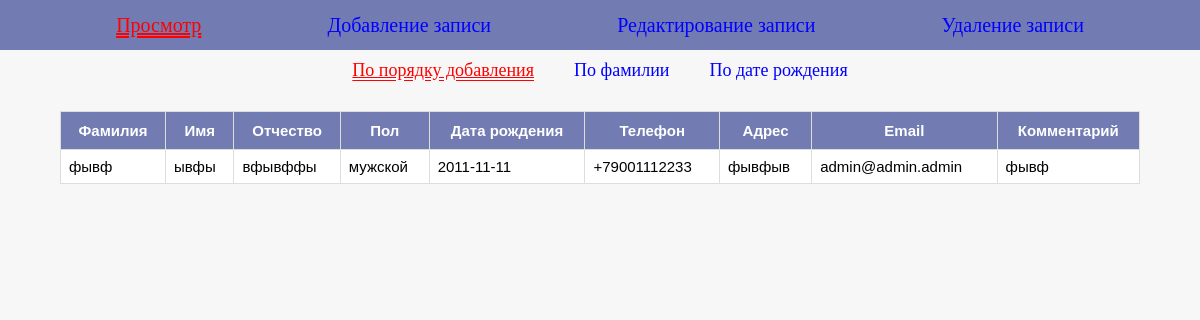
The page / on the database its author committed.
### tables this page shows
CREATE TABLE `contacts` (
  `id` int NOT NULL,
  `surname` varchar(255) NOT NULL,
  `name` varchar(255) NOT NULL,
  `patronymic` text,
  `gender` text,
  `date_of_birth` date DEFAULT NULL,
  `phone` text,
  `address` text,
  `email` text,
  `comment` text,
  `created_at` datetime DEFAULT CURRENT_TIMESTAMP
);

### viewer.php (the view, shortened to what this page needs)
<?php
function displayContacts($sort_type = 'default', $page = 1) {
    global $pdo;
    $records_per_page = 10;
    $offset = ($page - 1) * $records_per_page;
    $order_by = '';
    switch ($sort_type) {
        default:
            $order_by = 'ORDER BY created_at ASC';
            break;
    }
    $count_stmt = $pdo->query("SELECT COUNT(*) FROM contacts");
    $total_records = $count_stmt->fetchColumn();
    $total_pages = ceil($total_records / $records_per_page);
    $stmt = $pdo->prepare("SELECT * FROM contacts $order_by LIMIT :limit OFFSET :offset");
    $stmt->bindValue(':limit', $records_per_page, PDO::PARAM_INT);
    $stmt->bindValue(':offset', $offset, PDO::PARAM_INT);
    $stmt->execute();
    $contacts = $stmt->fetchAll(PDO::FETCH_ASSOC);
    $html = '<table>';
    $html .= '<tr>';
    $html .= '<th>Фамилия</th>';
    $html .= '<th>Имя</th>';
    $html .= '<th>Отчество</th>';
    $html .= '<th>Пол</th>';
    $html .= '<th>Дата рождения</th>';
    $html .= '<th>Телефон</th>';
    $html .= '<th>Адрес</th>';
    $html .= '<th>Email</th>';
    $html .= '<th>Комментарий</th>';
    $html .= '</tr>';
    if (empty($contacts)) {
        $html .= '<tr><td colspan="9" style="text-align: center;">Нет записей в базе данных</td></tr>';
    } else {
        foreach ($contacts as $contact) {
            $html .= '<tr>';
            $html .= '<td>' . htmlspecialchars($contact['surname']) . '</td>';
            $html .= '<td>' . htmlspecialchars($contact['name']) . '</td>';
            $html .= '<td>' . htmlspecialchars($contact['patronymic'] ?? '') . '</td>';
            $html .= '<td>' . htmlspecialchars($contact['gender'] ?? '') . '</td>';
            $html .= '<td>' . htmlspecialchars($contact['date_of_birth'] ?? '') . '</td>';
            $html .= '<td>' . htmlspecialchars($contact['phone'] ?? '') . '</td>';
            $html .= '<td>' . htmlspecialchars($contact['address'] ?? '') . '</td>';
            $html .= '<td>' . htmlspecialchars($contact['email'] ?? '') . '</td>';
            $html .= '<td>' . htmlspecialchars($contact['comment'] ?? '') . '</td>';
            $html .= '</tr>';
        }
    }
    $html .= '</table>';
    return $html;
}
?>

### index.php (shortened to what this page needs)
<?php
require_once 'config.php';
require_once 'menu.php';
$page = isset($_GET['page']) ? $_GET['page'] : 'view';
$sort = isset($_GET['sort']) ? $_GET['sort'] : 'default';
$pagination_page = isset($_GET['p']) ? (int)$_GET['p'] : 1;
?>
<!DOCTYPE html>
<html lang="ru">
<head>
    <link rel="stylesheet" href="style.css">
</head>
<body>
    <main>
        <?php echo generateMenu(); ?>
        <div style="margin-top: 20px;">
            <?php
            switch ($page) {
                case 'view':
                    require_once 'viewer.php';
                    echo displayContacts($sort, $pagination_page);
                    break;
            }
            ?>
        </div>
    </main>
</body>
</html>

### menu.php
<?php
function generateMenu() {
    $current_page = isset($_GET['page']) ? $_GET['page'] : 'view';
    $sort = isset($_GET['sort']) ? $_GET['sort'] : 'default';
    $menu_items = [
        'view' => 'Просмотр',
        'add' => 'Добавление записи',
        'edit' => 'Редактирование записи',
        'delete' => 'Удаление записи'
    ];
    $html = '<header>';
    foreach ($menu_items as $key => $label) {
        $class = ($current_page == $key) ? 'select' : '';
        $color = ($current_page == $key) ? 'color: red;' : 'color: blue;';
        $url = 'index.php?page=' . $key;
        $html .= '<a href="' . $url . '" style="' . $color . '" class="' . $class . '">' . $label . '</a>';
    }
    $html .= '</header>';
    if ($current_page == 'view') {
        $submenu_items = [
            'default' => 'По порядку добавления',
            'surname' => 'По фамилии',
            'date' => 'По дате рождения'
        ];
        $html .= '<div class="submenu">';
        foreach ($submenu_items as $key => $label) {
            $class = ($sort == $key) ? 'select' : '';
            $color = ($sort == $key) ? 'color: red;' : 'color: blue;';
            $url = 'index.php?page=view&sort=' . $key;
            $html .= '<a href="' . $url . '" style="' . $color . '; font-size: 0.9em;" class="' . $class . '">' . $label . '</a>';
        }
        $html .= '</div>';
    }
    return $html;
}
?>

### style.css (style rules this page uses)
:root { --color_a: rgb(1, 5, 17); --back_a: rgba(92, 103, 168, 0.541); }
html { font-family: sans-serif; font-size: 17px; }
body { padding: 0; margin: 0; font-family: sans-serif; background-color: rgb(247, 247, 247); font-size: 20px; }
*, *::after, *::before { box-sizing: border-box; }
main { text-align: center; }
header { width: 100%; height: 50px; background-color: rgba(92, 103, 168, 0.856); display: inline-flex; justify-content: space-evenly; align-items: center; }
a { font-family: 'Lemonada', cursive; text-decoration: none; color:var(--color_a); }
.select { text-decoration: underline; text-decoration-style: double; }
header a { background: var(--back_a_a); padding: 10px; border-radius: 5px; color: blue; }
header a.select { color: red; }
.submenu { display: flex; justify-content: center; margin-bottom: 20px; }
.submenu a { display: block; padding: 10px 20px; text-decoration: none; text-align: center; }
.submenu .select { text-decoration: underline; text-decoration-style: double; }
table { margin: 20px auto; font-size: 15px; border-collapse: collapse; width: 90%; }
th { background-color: rgba(92, 103, 168, 0.856); color: white; padding: 10px; border: 1px solid #ddd; }
td { background-color: white; padding: 8px; border: 1px solid #ddd; text-align: left; }

### rows shown on the page
contacts: surname "фывф", name "ывфы", patronymic "вфывффы", gender "мужской", date_of_birth "2011-11-11", phone "+79001112233", address "фывфыв", email "admin@admin.admin", comment "фывф"

### other values the page prints
$label "Просмотр"
$label "Добавление записи"
$label "Редактирование записи"
$label "Удаление записи"
$label "По порядку добавления"
$label "По фамилии"
$label "По дате рождения"
